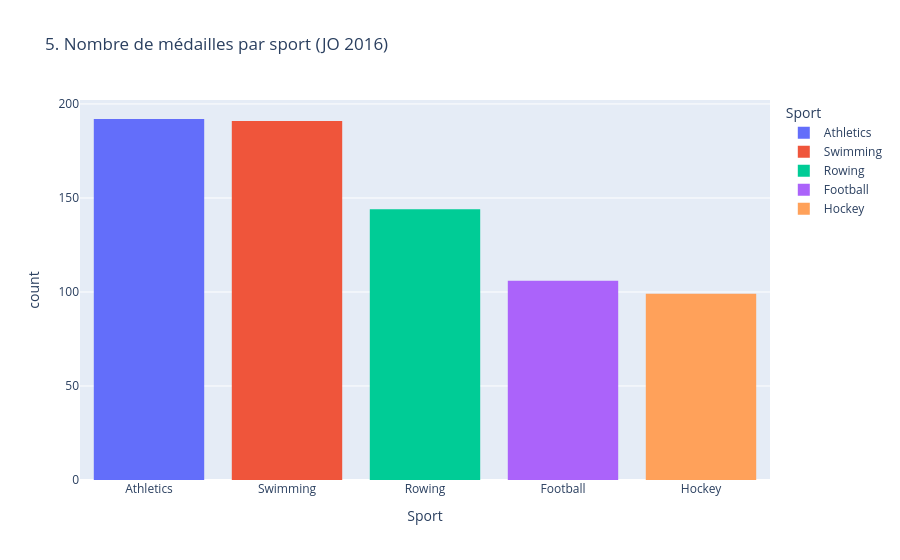
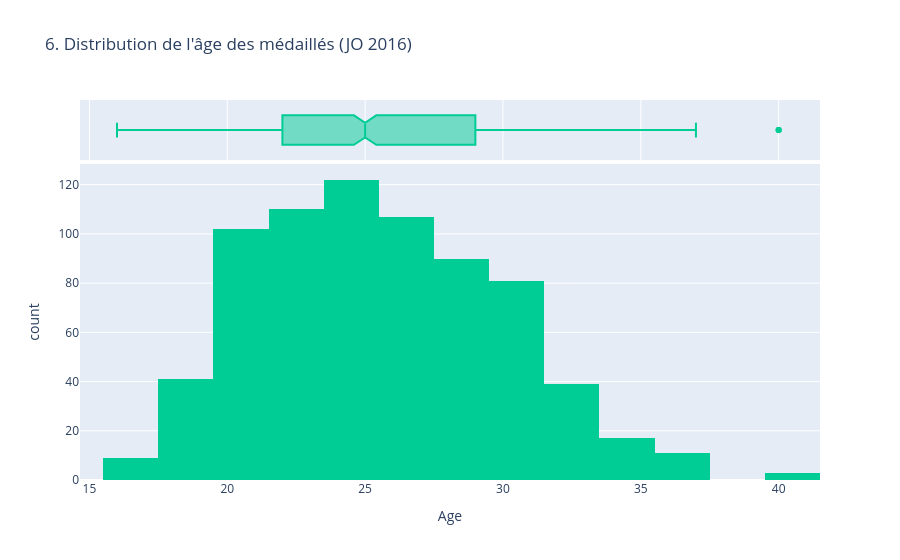
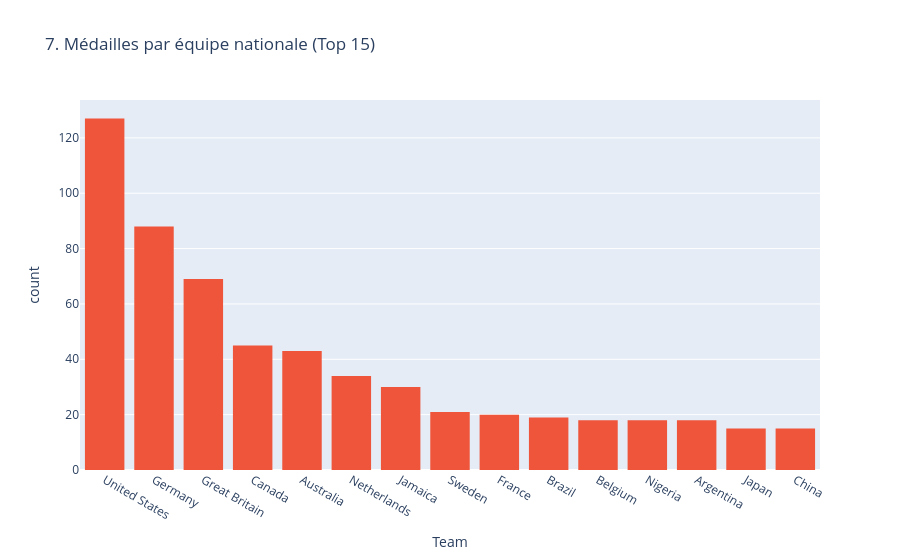
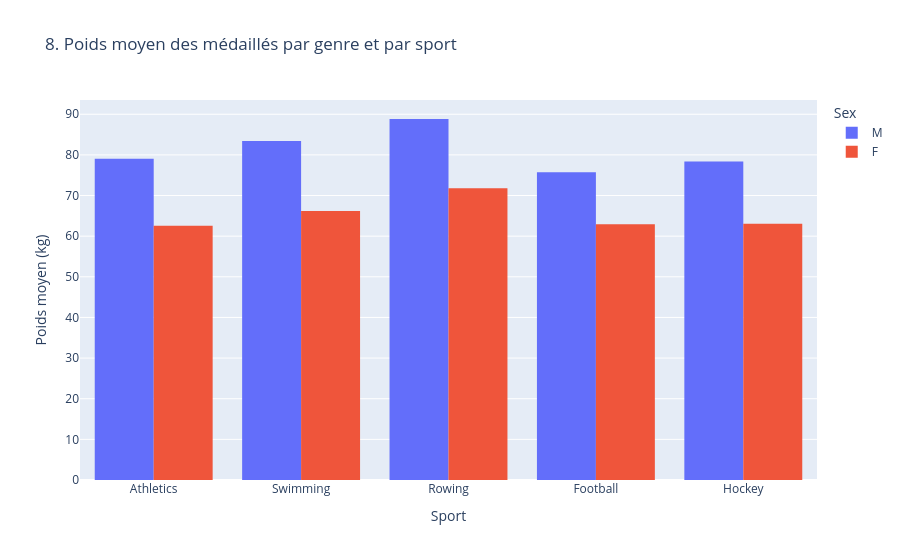

The cell these charts' notebook holds for them, in order:
### Markdown cell above
# Activity 2: Analyzing Different Scenarios and Generating the Appropriate Visualization

We'll be working with the 120 years of Olympic History dataset acquired by Randi Griffin from https://www.sports-reference.com/ and made available on the GitHub repository of this book. Your assignment is to identify the top five sports based on the largest number of medals awarded in the year 2016, and then perform the following analysis:

1.  Generate a plot indicating the number of medals awarded in each of the top five sports in 2016.
2.  Plot a graph depicting the distribution of the age of medal winners in the top five sports in 2016.
3.  Find out which national teams won the largest number of medals in the top five sports in 2016.
4.  Observe the trend in the average weight of male and female athletes winning in the top five sports in 2016.

## High-Level Steps

1.  Download the dataset and format it as a pandas DataFrame.
2.  Filter the DataFrame to only include the rows corresponding to medal winners from 2016.
3.  Find out the medals awarded in 2016 for each sport.
4.  List the top five sports based on the largest number of medals awarded. Filter the DataFrame one more time to only include the records for the top five sports in 2016.
5.  Generate a bar plot of record counts corresponding to each of the top five sports.
6.  Generate a histogram for the Age feature of all medal winners in the top five sports (2016).
7.  Generate a bar plot indicating how many medals were won by each country's team in the top five sports in 2016.
8.  Generate a bar plot indicating the average weight of players, categorized based on gender, winning in the top five sports in 2016.

### Code cell
import pandas as pd
import plotly.express as px

# ---------------------------------------------------------------------------------
# 1. Chargement des données
# ---------------------------------------------------------------------------------
url = "https://raw.githubusercontent.com/rgriff23/Olympic_history/master/data/athlete_events.csv"
raw = pd.read_csv(url)

# ---------------------------------------------------------------------------------
# 2, 3 & 4. Préparation des données (Chaînage de méthodes)
# ---------------------------------------------------------------------------------
# On filtre pour 2016, on garde les médaillés, et on identifie les 5 sports phares
df_2016_medals = raw.dropna(subset=['Medal']).query("Year == 2016")
top_5_sports = df_2016_medals['Sport'].value_counts().nlargest(5).index.tolist()

# On crée notre DataFrame final restreint aux 5 sports
df_top5 = df_2016_medals.query("Sport in @top_5_sports")

print("Les 5 sports analysés :", top_5_sports)

# ---------------------------------------------------------------------------------
# 5. Graphique interactif : Nombre de médailles par sport
# ---------------------------------------------------------------------------------
fig1 = px.histogram(
    df_top5, 
    x='Sport', 
    color='Sport',
    title='5. Nombre de médailles par sport (2016)',
    category_orders={"Sport": top_5_sports}
)
fig1.show()

# ---------------------------------------------------------------------------------
# 6. Graphique interactif : Distribution de l'âge avec boîte à moustaches
# ---------------------------------------------------------------------------------
fig2 = px.histogram(
    df_top5, 
    x='Age', 
    nbins=15, 
    marginal='box',
    title='6. Distribution de l\'âge des médaillés (JO 2016)',
    color_discrete_sequence=['#00CC96']
)
fig2.show()

# ---------------------------------------------------------------------------------
# 7. Graphique interactif : Médailles par équipe (Top 15)
# ---------------------------------------------------------------------------------
top_15_teams = df_top5['Team'].value_counts().nlargest(15).index.tolist()
df_top15_teams = df_top5.query("Team in @top_15_teams")

fig3 = px.histogram(
    df_top15_teams, 
    x='Team',
    title='7. Médailles par équipe nationale (Top 15)',
    category_orders={"Team": top_15_teams},
    color_discrete_sequence=['#EF553B']
)
fig3.show()

# ---------------------------------------------------------------------------------
# 8. Graphique interactif : Poids moyen par sport et par genre
# ---------------------------------------------------------------------------------
# Plotly calcule la moyenne directement grâce à histfunc='avg'
fig4 = px.histogram(
    df_top5, 
    x='Sport', 
    y='Weight', 
    color='Sex',
    barmode='group',
    histfunc='avg',
    title='8. Poids moyen par genre et par sport',
    category_orders={"Sport": top_5_sports}
)
fig4.update_yaxes(title_text='Poids moyen (kg)')
fig4.show()

### Figure 1 — Plotly figure (JSON) as saved in the notebook; plotly's stock layout.template omitted (floating-point values rounded to 4 significant figures; data arrays with more than 128 entries replaced by an {"elided": "..."} marker saying what was removed)
{"data": [{"bingroup": "x", "hovertemplate": "Sport=%{x}<br>count=%{y}<extra></extra>", "legendgroup": "Athletics", "marker": {"color": "#636efa", "pattern": {"shape": ""}}, "name": "Athletics", "orientation": "v", "showlegend": true, "type": "histogram", "x": {"elided": "192 str values"}, "xaxis": "x", "yaxis": "y"}, {"bingroup": "x", "hovertemplate": "Sport=%{x}<br>count=%{y}<extra></extra>", "legendgroup": "Swimming", "marker": {"color": "#EF553B", "pattern": {"shape": ""}}, "name": "Swimming", "orientation": "v", "showlegend": true, "type": "histogram", "x": {"elided": "191 str values"}, "xaxis": "x", "yaxis": "y"}, {"bingroup": "x", "hovertemplate": "Sport=%{x}<br>count=%{y}<extra></extra>", "legendgroup": "Rowing", "marker": {"color": "#00cc96", "pattern": {"shape": ""}}, "name": "Rowing", "orientation": "v", "showlegend": true, "type": "histogram", "x": {"elided": "144 str values"}, "xaxis": "x", "yaxis": "y"}, {"bingroup": "x", "hovertemplate": "Sport=%{x}<br>count=%{y}<extra></extra>", "legendgroup": "Football", "marker": {"color": "#ab63fa", "pattern": {"shape": ""}}, "name": "Football", "orientation": "v", "showlegend": true, "type": "histogram", "x": ["Football", "Football", "Football", "Football", "Football", "Football", "Football", "Football", "Football", "Football", "Football", "Football", "Football", "Football", "Football", "Football", "Football", "Football", "Football", "Football", "Football", "Football", "Football", "Football", "Football", "Football", "Football", "Football", "Football", "Football", "Football", "Football", "Football", "Football", "Football", "Football", "Football", "Football", "Football", "Football", "Football", "Football", "Football", "Football", "Football", "Football", "Football", "Football", "Football", "Football", "Football", "Football", "Football", "Football", "Football", "Football", "Football", "Football", "Football", "Football", "Football", "Football", "Football", "Football", "Football", "Football", "Football", "Football", "Football", "Football", "Football", "Football", "Football", "Football", "Football", "Football", "Football", "Football", "Football", "Football", "Football", "Football", "Football", "Football", "Football", "Football", "Football", "Football", "Football", "Football", "Football", "Football", "Football", "Football", "Football", "Football", "Football", "Football", "Football", "Football", "Football", "Football", "Football", "Football", "Football", "Football"], "xaxis": "x", "yaxis": "y"}, {"bingroup": "x", "hovertemplate": "Sport=%{x}<br>count=%{y}<extra></extra>", "legendgroup": "Hockey", "marker": {"color": "#FFA15A", "pattern": {"shape": ""}}, "name": "Hockey", "orientation": "v", "showlegend": true, "type": "histogram", "x": ["Hockey", "Hockey", "Hockey", "Hockey", "Hockey", "Hockey", "Hockey", "Hockey", "Hockey", "Hockey", "Hockey", "Hockey", "Hockey", "Hockey", "Hockey", "Hockey", "Hockey", "Hockey", "Hockey", "Hockey", "Hockey", "Hockey", "Hockey", "Hockey", "Hockey", "Hockey", "Hockey", "Hockey", "Hockey", "Hockey", "Hockey", "Hockey", "Hockey", "Hockey", "Hockey", "Hockey", "Hockey", "Hockey", "Hockey", "Hockey", "Hockey", "Hockey", "Hockey", "Hockey", "Hockey", "Hockey", "Hockey", "Hockey", "Hockey", "Hockey", "Hockey", "Hockey", "Hockey", "Hockey", "Hockey", "Hockey", "Hockey", "Hockey", "Hockey", "Hockey", "Hockey", "Hockey", "Hockey", "Hockey", "Hockey", "Hockey", "Hockey", "Hockey", "Hockey", "Hockey", "Hockey", "Hockey", "Hockey", "Hockey", "Hockey", "Hockey", "Hockey", "Hockey", "Hockey", "Hockey", "Hockey", "Hockey", "Hockey", "Hockey", "Hockey", "Hockey", "Hockey", "Hockey", "Hockey", "Hockey", "Hockey", "Hockey", "Hockey", "Hockey", "Hockey", "Hockey", "Hockey", "Hockey", "Hockey"], "xaxis": "x", "yaxis": "y"}], "layout": {"barmode": "relative", "legend": {"title": {"text": "Sport"}, "tracegroupgap": 0}, "title": {"text": "5. Nombre de médailles par sport (JO 2016)"}, "xaxis": {"anchor": "y", "categoryarray": ["Athletics", "Swimming", "Rowing", "Football", "Hockey"], "categoryorder": "array", "domain": [0, 1], "title": {"text": "Sport"}}, "yaxis": {"anchor": "x", "domain": [0, 1], "title": {"text": "count"}}}}

### Figure 2 — Plotly figure (JSON) as saved in the notebook; plotly's stock layout.template omitted (floating-point values rounded to 4 significant figures; data arrays with more than 128 entries replaced by an {"elided": "..."} marker saying what was removed)
{"data": [{"bingroup": "x", "hovertemplate": "Age=%{x}<br>count=%{y}<extra></extra>", "legendgroup": "", "marker": {"color": "#00CC96", "pattern": {"shape": ""}}, "name": "", "nbinsx": 15, "orientation": "v", "showlegend": false, "type": "histogram", "x": {"elided": "732 float values"}, "xaxis": "x", "yaxis": "y"}, {"hovertemplate": "Age=%{x}<extra></extra>", "legendgroup": "", "marker": {"color": "#00CC96"}, "name": "", "notched": true, "showlegend": false, "type": "box", "x": {"elided": "732 float values"}, "xaxis": "x2", "yaxis": "y2"}], "layout": {"barmode": "relative", "legend": {"tracegroupgap": 0}, "title": {"text": "6. Distribution de l'âge des médaillés (JO 2016)"}, "xaxis": {"anchor": "y", "domain": [0, 1], "title": {"text": "Age"}}, "xaxis2": {"anchor": "y2", "domain": [0, 1], "matches": "x", "showgrid": true, "showticklabels": false}, "yaxis": {"anchor": "x", "domain": [0, 0.8316], "title": {"text": "count"}}, "yaxis2": {"anchor": "x2", "domain": [0.8416, 1], "matches": "y2", "showgrid": false, "showline": false, "showticklabels": false, "ticks": ""}}}

### Figure 3 — Plotly figure (JSON) as saved in the notebook; plotly's stock layout.template omitted (floating-point values rounded to 4 significant figures; data arrays with more than 128 entries replaced by an {"elided": "..."} marker saying what was removed)
{"data": [{"bingroup": "x", "hovertemplate": "Team=%{x}<br>count=%{y}<extra></extra>", "legendgroup": "", "marker": {"color": "#EF553B", "pattern": {"shape": ""}}, "name": "", "orientation": "v", "showlegend": false, "type": "histogram", "x": {"elided": "580 str values"}, "xaxis": "x", "yaxis": "y"}], "layout": {"barmode": "relative", "legend": {"tracegroupgap": 0}, "title": {"text": "7. Médailles par équipe nationale (Top 15)"}, "xaxis": {"anchor": "y", "categoryarray": ["United States", "Germany", "Great Britain", "Canada", "Australia", "Netherlands", "Jamaica", "Sweden", "France", "Brazil", "Belgium", "Nigeria", "Argentina", "Japan", "China"], "categoryorder": "array", "domain": [0, 1], "title": {"text": "Team"}}, "yaxis": {"anchor": "x", "domain": [0, 1], "title": {"text": "count"}}}}

### Figure 4 — Plotly figure (JSON) as saved in the notebook; plotly's stock layout.template omitted (floating-point values rounded to 4 significant figures; data arrays with more than 128 entries replaced by an {"elided": "..."} marker saying what was removed)
{"data": [{"alignmentgroup": "True", "bingroup": "x", "histfunc": "avg", "hovertemplate": "Sex=M<br>Sport=%{x}<br>avg of Weight=%{y}<extra></extra>", "legendgroup": "M", "marker": {"color": "#636efa", "pattern": {"shape": ""}}, "name": "M", "offsetgroup": "M", "orientation": "v", "showlegend": true, "type": "histogram", "x": {"elided": "377 str values"}, "xaxis": "x", "y": {"elided": "377 float values"}, "yaxis": "y"}, {"alignmentgroup": "True", "bingroup": "x", "histfunc": "avg", "hovertemplate": "Sex=F<br>Sport=%{x}<br>avg of Weight=%{y}<extra></extra>", "legendgroup": "F", "marker": {"color": "#EF553B", "pattern": {"shape": ""}}, "name": "F", "offsetgroup": "F", "orientation": "v", "showlegend": true, "type": "histogram", "x": {"elided": "355 str values"}, "xaxis": "x", "y": {"elided": "355 float values"}, "yaxis": "y"}], "layout": {"barmode": "group", "legend": {"title": {"text": "Sex"}, "tracegroupgap": 0}, "title": {"text": "8. Poids moyen des médaillés par genre et par sport"}, "xaxis": {"anchor": "y", "categoryarray": ["Athletics", "Swimming", "Rowing", "Football", "Hockey"], "categoryorder": "array", "domain": [0, 1], "title": {"text": "Sport"}}, "yaxis": {"anchor": "x", "domain": [0, 1], "title": {"text": "Poids moyen (kg)"}}}}
